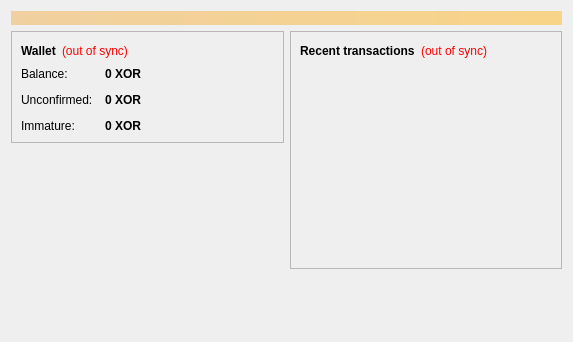
<?xml version="1.0" encoding="UTF-8"?>
<ui version="4.0">
 <class>OverviewPage</class>
 <widget class="QWidget" name="OverviewPage">
  <property name="geometry">
   <rect>
    <x>0</x>
    <y>0</y>
    <width>573</width>
    <height>342</height>
   </rect>
  </property>
  <property name="windowTitle">
   <string>Form</string>
  </property>
  <layout class="QVBoxLayout" name="topLayout">
   <item>
    <widget class="QLabel" name="labelAlerts">
     <property name="visible">
      <bool>false</bool>
     </property>
     <property name="styleSheet">
      <string notr="true">background-color: qlineargradient(x1: 0, y1: 0, x2: 1, y2: 0, stop:0 #F0D0A0, stop:1 #F8D488); color:#000000;</string>
     </property>
     <property name="wordWrap">
      <bool>true</bool>
     </property>
     <property name="margin">
      <number>3</number>
     </property>
    </widget>
   </item>
   <item>
    <layout class="QHBoxLayout" name="horizontalLayout" stretch="1,1">
     <item>
      <layout class="QVBoxLayout" name="verticalLayout_2">
       <item>
        <widget class="QFrame" name="frame">
         <property name="frameShape">
          <enum>QFrame::StyledPanel</enum>
         </property>
         <property name="frameShadow">
          <enum>QFrame::Raised</enum>
         </property>
         <layout class="QVBoxLayout" name="verticalLayout_4">
          <item>
           <layout class="QHBoxLayout" name="horizontalLayout_4">
            <item>
             <widget class="QLabel" name="label_5">
              <property name="font">
               <font>
                <weight>75</weight>
                <bold>true</bold>
               </font>
              </property>
              <property name="text">
               <string>Wallet</string>
              </property>
             </widget>
            </item>
            <item>
             <widget class="QLabel" name="labelWalletStatus">
              <property name="toolTip">
               <string>The displayed information may be out of date. Your wallet automatically synchronizes with the Oracol network after a connection is established, but this process has not completed yet.</string>
              </property>
              <property name="styleSheet">
               <string notr="true">QLabel { color: red; }</string>
              </property>
              <property name="text">
               <string notr="true">(out of sync)</string>
              </property>
              <property name="alignment">
               <set>Qt::AlignLeading|Qt::AlignLeft|Qt::AlignVCenter</set>
              </property>
             </widget>
            </item>
            <item>
             <spacer name="horizontalSpacer_2">
              <property name="orientation">
               <enum>Qt::Horizontal</enum>
              </property>
              <property name="sizeHint" stdset="0">
               <size>
                <width>40</width>
                <height>20</height>
               </size>
              </property>
             </spacer>
            </item>
           </layout>
          </item>
          <item>
           <layout class="QFormLayout" name="formLayout_2">
            <property name="fieldGrowthPolicy">
             <enum>QFormLayout::AllNonFixedFieldsGrow</enum>
            </property>
            <property name="horizontalSpacing">
             <number>12</number>
            </property>
            <property name="verticalSpacing">
             <number>12</number>
            </property>
            <item row="0" column="0">
             <widget class="QLabel" name="label">
              <property name="text">
               <string>Balance:</string>
              </property>
             </widget>
            </item>
            <item row="0" column="1">
             <widget class="QLabel" name="labelBalance">
              <property name="font">
               <font>
                <weight>75</weight>
                <bold>true</bold>
               </font>
              </property>
              <property name="cursor">
               <cursorShape>IBeamCursor</cursorShape>
              </property>
              <property name="toolTip">
               <string>Your current balance</string>
              </property>
              <property name="text">
               <string notr="true">0 XOR</string>
              </property>
              <property name="textInteractionFlags">
               <set>Qt::LinksAccessibleByMouse|Qt::TextSelectableByKeyboard|Qt::TextSelectableByMouse</set>
              </property>
             </widget>
            </item>
            <item row="1" column="0">
             <widget class="QLabel" name="label_3">
              <property name="text">
               <string>Unconfirmed:</string>
              </property>
             </widget>
            </item>
            <item row="1" column="1">
             <widget class="QLabel" name="labelUnconfirmed">
              <property name="font">
               <font>
                <weight>75</weight>
                <bold>true</bold>
               </font>
              </property>
              <property name="cursor">
               <cursorShape>IBeamCursor</cursorShape>
              </property>
              <property name="toolTip">
               <string>Total of transactions that have yet to be confirmed, and do not yet count toward the current balance</string>
              </property>
              <property name="text">
               <string notr="true">0 XOR</string>
              </property>
              <property name="textInteractionFlags">
               <set>Qt::LinksAccessibleByMouse|Qt::TextSelectableByKeyboard|Qt::TextSelectableByMouse</set>
              </property>
             </widget>
            </item>
            <item row="2" column="0">
             <widget class="QLabel" name="labelImmatureText">
              <property name="text">
               <string>Immature:</string>
              </property>
             </widget>
            </item>
            <item row="2" column="1">
             <widget class="QLabel" name="labelImmature">
              <property name="font">
               <font>
                <weight>75</weight>
                <bold>true</bold>
               </font>
              </property>
              <property name="toolTip">
               <string>Mined balance that has not yet matured</string>
              </property>
              <property name="text">
               <string notr="true">0 XOR</string>
              </property>
              <property name="textInteractionFlags">
               <set>Qt::LinksAccessibleByMouse|Qt::TextSelectableByKeyboard|Qt::TextSelectableByMouse</set>
              </property>
             </widget>
            </item>
           </layout>
          </item>
         </layout>
        </widget>
       </item>
       <item>
        <spacer name="verticalSpacer">
         <property name="orientation">
          <enum>Qt::Vertical</enum>
         </property>
         <property name="sizeHint" stdset="0">
          <size>
           <width>20</width>
           <height>40</height>
          </size>
         </property>
        </spacer>
       </item>
      </layout>
     </item>
     <item>
      <layout class="QVBoxLayout" name="verticalLayout_3">
       <item>
        <widget class="QFrame" name="frame_2">
         <property name="frameShape">
          <enum>QFrame::StyledPanel</enum>
         </property>
         <property name="frameShadow">
          <enum>QFrame::Raised</enum>
         </property>
         <layout class="QVBoxLayout" name="verticalLayout">
          <item>
           <layout class="QHBoxLayout" name="horizontalLayout_2">
            <item>
             <widget class="QLabel" name="label_4">
              <property name="text">
               <string>&lt;b&gt;Recent transactions&lt;/b&gt;</string>
              </property>
             </widget>
            </item>
            <item>
             <widget class="QLabel" name="labelTransactionsStatus">
              <property name="toolTip">
               <string>The displayed information may be out of date. Your wallet automatically synchronizes with the Oracol network after a connection is established, but this process has not completed yet.</string>
              </property>
              <property name="styleSheet">
               <string notr="true">QLabel { color: red; }</string>
              </property>
              <property name="text">
               <string notr="true">(out of sync)</string>
              </property>
              <property name="alignment">
               <set>Qt::AlignRight|Qt::AlignTrailing|Qt::AlignVCenter</set>
              </property>
             </widget>
            </item>
            <item>
             <spacer name="horizontalSpacer">
              <property name="orientation">
               <enum>Qt::Horizontal</enum>
              </property>
              <property name="sizeHint" stdset="0">
               <size>
                <width>40</width>
                <height>20</height>
               </size>
              </property>
             </spacer>
            </item>
           </layout>
          </item>
          <item>
           <widget class="QListView" name="listTransactions">
            <property name="styleSheet">
             <string notr="true">QListView { background: transparent; }</string>
            </property>
            <property name="frameShape">
             <enum>QFrame::NoFrame</enum>
            </property>
            <property name="verticalScrollBarPolicy">
             <enum>Qt::ScrollBarAlwaysOff</enum>
            </property>
            <property name="horizontalScrollBarPolicy">
             <enum>Qt::ScrollBarAlwaysOff</enum>
            </property>
            <property name="selectionMode">
             <enum>QAbstractItemView::NoSelection</enum>
            </property>
           </widget>
          </item>
         </layout>
        </widget>
       </item>
       <item>
        <spacer name="verticalSpacer_2">
         <property name="orientation">
          <enum>Qt::Vertical</enum>
         </property>
         <property name="sizeHint" stdset="0">
          <size>
           <width>20</width>
           <height>40</height>
          </size>
         </property>
        </spacer>
       </item>
      </layout>
     </item>
    </layout>
   </item>
  </layout>
 </widget>
 <resources/>
 <connections/>
</ui>
